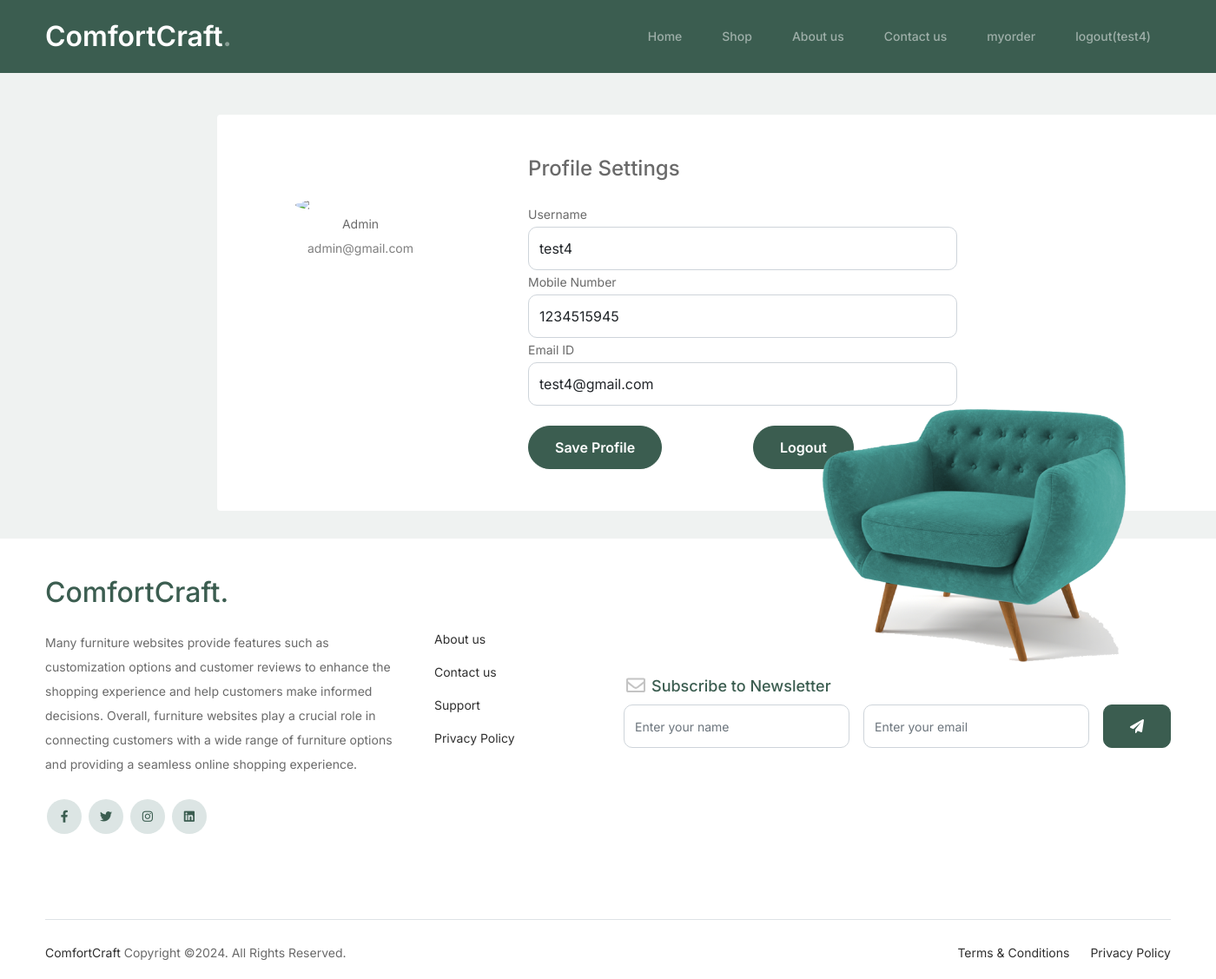
Page /profile/ (signed in) on the committed database.
### application/models.py (models this page shows)
class Member(models.Model):
    username = models.CharField(max_length=100)
    email = models.EmailField(max_length = 100)
    phone = models.CharField(max_length =100)
    password = models.CharField(max_length=100)
    confirm_password=models.CharField(max_length=100)

### application/views.py (the view)
# urls.py: path('profile/', views.profile, name="profile"),
def profile(request):
    username = request.session.get('username')
    data = Member.objects.filter(username=username)
    d = {'username' :data}
    return render(request,'profile.html' , d)

### application/templates/profile.html (shortened to what this page needs)
{% extends "header.html" %}
{% load static %}
{% block content %}
<!doctype html>
<html lang="en">
	<body>
		<div class="container rounded bg-white mt-5 mb-5" style="margin-left: 250px;">
			<div class="row">
				<div class="col-md-3 border-right">
					<div class="d-flex flex-column align-items-center text-center p-3 py-5"><img class="rounded-circle mt-5" width="150px" src="https://st3.depositphotos.com/15648834/17930/v/600/depositphotos_179308454-stock-illustration-unknown-person-silhouette-glasses-profile.jpg"><span class="font-weight-bold">Admin</span><span class="text-black-50">admin@gmail.com</span></div>
                </div>
                <div class="col-md-5 border-right">
					<div class="p-3 py-5">
						<div class="d-flex justify-content-between align-items-center mb-3">
							<h4 class="text-right">Profile Settings</h4>
                        </div>
                        <div class="row mt-3">
							{%for i in username %}
							<div class="col-md-12"><label class="labels">Username</label><input type="text" class="form-control" value= "{{i.username}}" placeholder="username"></div>
                            <div class="col-md-12"><label class="labels">Mobile Number</label><input type="text" class="form-control" placeholder="enter phone number" value="{{i.phone}}"></div>
                            <div class="col-md-12"><label class="labels">Email ID</label><input type="text" class="form-control" placeholder="enter email id" value="{{i.email}}"></div>
							{% endfor %}
                        </div>
						<div class="row mt-2">
						<div class="col-md-6"><button class="btn btn-primary profile-button" type="button" style="margin-top: 15px;">Save Profile</button></div>
                        <div class="col-md-6"><a class="btn btn-primary profile-button" type="submit" style="margin-top: 15px; " href="{% url 'logout' %}">Logout</a></div>
					</div>
                    </div>
                </div>
            </div>
        </div>
	</body>
	{% endblock content %}

### application/templates/header.html (shortened to what this page needs)
{% load static %}
<!doctype html>
<html lang="en">
<head>
		<link href={% static "bootstrap.min.css" %} rel="stylesheet">
		<link href="https://cdnjs.cloudflare.com/ajax/libs/font-awesome/6.0.0-beta3/css/all.min.css" rel="stylesheet">
		<link href= {%static "tiny-slider.css" %} rel="stylesheet">
		<link href= {%static "style.css" %} rel="stylesheet">
	</head>
	<body>
		<nav class="custom-navbar navbar navbar navbar-expand-md navbar-dark bg-dark" arial-label="Furni navigation bar">
			<div class="container">
				<a class="navbar-brand" href={% url "index" %}>ComfortCraft<span>.</span></a>
				<div class="collapse navbar-collapse" id="navbarsFurni">
					<ul class="custom-navbar-nav navbar-nav ms-auto mb-2 mb-md-0">
						<div class="collapse navbar-collapse" id="tn-navbar-collapse">
						<li class="nav-item" ><a class="nav-link" href= {% url "index" %}>Home</a></li>
						<li><a class="nav-link" href={% url "product_list" %} >Shop</a></li>
						<li><a class="nav-link" href= {% url "about" %}>About us</a></li>
						<li><a class="nav-link" href={% url "contact" %}>Contact us</a></li>
						{% if request.session.username %}
           					<li><a class="nav-link" href="{% url 'view_cart' %}">myorder</a></li>
           					<li><a class="nav-link" href="{% url 'logout' %}">logout({{request.session.username}})</a></li>
						{% else %}
							<li><a class="nav-link" href="{% url 'register' %}">signup</a> </li>
           					<li><a class="nav-link" href="{% url 'login' %}">login</a> </li>
        				{% endif %}
					</ul>
				</div>
			</div>
		</nav>
		{% block content %}
		{% endblock content %}
		<footer class="footer-section">
			<div class="container relative">
				<div class="sofa-img">
					<img src="{% static "images/sofa.png" %}" alt="Image" class="img-fluid" style="margin-top: 32px;
					margin-right: 50px;">
				</div>
				<div class="row g-5 mb-5">
					<div class="col-lg-4">
						<div class="mb-4 footer-logo-wrap"><a href="#" class="footer-logo">ComfortCraft<span>.</span></a></div>
						<p class="mb-4">Many furniture websites provide features such as customization options and customer reviews to enhance the shopping experience and help customers make informed decisions. Overall, furniture websites play a crucial role in connecting customers with a wide range of furniture options and providing a seamless online shopping experience.</p>
						<ul class="list-unstyled custom-social">
							<li><a href="#"><span class="fa fa-brands fa-facebook-f"></span></a></li>
							<li><a href="#"><span class="fa fa-brands fa-twitter"></span></a></li>
							<li><a href="#"><span class="fa fa-brands fa-instagram"></span></a></li>
							<li><a href="#"><span class="fa fa-brands fa-linkedin"></span></a></li>
						</ul>
					</div>
					<div class="col-lg-8">
						<div class="row links-wrap">
							<div class="col-6 col-sm-6 col-md-3">
								<ul class="list-unstyled">
									<li><a href={% url "about" %}>About us</a></li>
									<li><a href={% url "contact" %}>Contact us</a></li>
									<li><a href="#">Support</a></li>
									<li><a href="#">Privacy Policy</a></li>
								</ul>
							</div>
								<div class="col-lg-9" style="margin-top: inherit;">
									<div class="subscription-form">
										<h3 class="d-flex align-items-center"><span class="me-1"><img src="{% static "images/envelope-outline.svg" %}" alt="Image" class="img-fluid"></span><span>Subscribe to Newsletter</span></h3>
										<form action="#" class="row g-3">
											<div class="col-auto">
												<input type="text" class="form-control" placeholder="Enter your name">
											</div>
											<div class="col-auto">
												<input type="email" class="form-control" placeholder="Enter your email">
											</div>
											<div class="col-auto">
												<button class="btn btn-primary">
													<span class="fa fa-paper-plane"></span>
												</button>
											</div>
										</form>
									</div>
								</div>
						</div>
					</div>
				</div>
				<div class="border-top copyright">
					<div class="row pt-4">
						<div class="col-lg-6">
							<p class="mb-2 text-center text-lg-start"><a href="#">ComfortCraft</a> Copyright &copy;<script>document.write(new Date().getFullYear());</script>. All Rights Reserved.</a>  </p>
						</div>
						<div class="col-lg-6 text-center text-lg-end">
							<ul class="list-unstyled d-inline-flex ms-auto">
								<li class="me-4"><a href="#">Terms &amp; Conditions</a></li>
								<li><a href="#">Privacy Policy</a></li>
							</ul>
						</div>
					</div>
				</div>
			</div>
		</footer>
	</body>
</html>

### application/static/style.css (style rules this page uses)
body { overflow-x: hidden; position: relative; }
body { font-family: "Inter", sans-serif; font-weight: 400; line-height: 28px; color: #6a6a6a; font-size: 14px; background-color: #eff2f1; }
a { text-decoration: none; -webkit-transition: .3s all ease; -o-transition: .3s all ease; transition: .3s all ease; color: #2f2f2f; text-decoration: underline; }
.custom-navbar { background: #3b5d50 !important; padding-top: 20px; padding-bottom: 20px; position: sticky; top: 0; z-index: 10; }
.custom-navbar .navbar-brand { font-size: 32px; font-weight: 600; }
.custom-navbar .navbar-brand > span { opacity: .4; }
@media (min-width: 992px) { .custom-navbar .custom-navbar-nav li { margin-left: 15px; margin-right: 15px; } }
.custom-navbar .custom-navbar-nav li a { font-weight: 500; color: #ffffff !important; opacity: .5; -webkit-transition: .3s all ease; -o-transition: .3s all ease; transition: .3s all ease; position: relative; }
@media (min-width: 768px) { .custom-navbar .custom-navbar-nav li a:before { content: ""; position: absolute; bottom: 0; left: 8px; right: 8px; background: #f9bf29; height: 5px; opacity: 1; visibility: visible; width: 0; -webkit-transition: .15s all ease-out; -o-transition: .15s all ease-out; transition: .15s all ease-out; } }
.btn { font-weight: 600; padding: 12px 30px; border-radius: 30px; color: #ffffff; background: #2f2f2f; border-color: #2f2f2f; }
.btn.btn-primary { background: #3b5d50; border-color: #3b5d50; }
.footer-section { padding: 0px 0; background: #ffffff; }
.footer-section .relative { position: relative; }
.footer-section a { text-decoration: none; color: #2f2f2f; -webkit-transition: .3s all ease; -o-transition: .3s all ease; transition: .3s all ease; }
.footer-section .subscription-form { margin-bottom: 40px; position: relative; z-index: 2; margin-top: 100px; }
@media (min-width: 992px) { .footer-section .subscription-form { margin-top: 0px; margin-bottom: 80px; } }
.footer-section .subscription-form h3 { font-size: 18px; font-weight: 500; color: #3b5d50; }
.footer-section .subscription-form .form-control { height: 50px; border-radius: 10px; font-family: "Inter", sans-serif; }
.footer-section .subscription-form .btn { border-radius: 10px !important; }
.footer-section .sofa-img { position: absolute; top: -200px; z-index: 1; right: 0; }
.footer-section .sofa-img img { max-width: 380px; }
.footer-section .links-wrap { margin-top: 0px; }
@media (min-width: 992px) { .footer-section .links-wrap { margin-top: 54px; } }
.footer-section .links-wrap ul li { margin-bottom: 10px; }
.footer-section .footer-logo-wrap .footer-logo { font-size: 32px; font-weight: 500; text-decoration: none; color: #3b5d50; }
.footer-section .custom-social li { margin: 2px; display: inline-block; }
.footer-section .custom-social li a { width: 40px; height: 40px; text-align: center; line-height: 40px; display: inline-block; background: #dce5e4; color: #3b5d50; border-radius: 50%; }
.footer-section .border-top { border-color: #dce5e4; }
.footer-section .border-top.copyright { font-size: 14px !important; }
.form-control { height: 50px; border-radius: 10px; font-family: "Inter", sans-serif; }

### rows in the picture
Member: session.username "test4", username "test4", phone "1234515945", email "test4@gmail.com"
